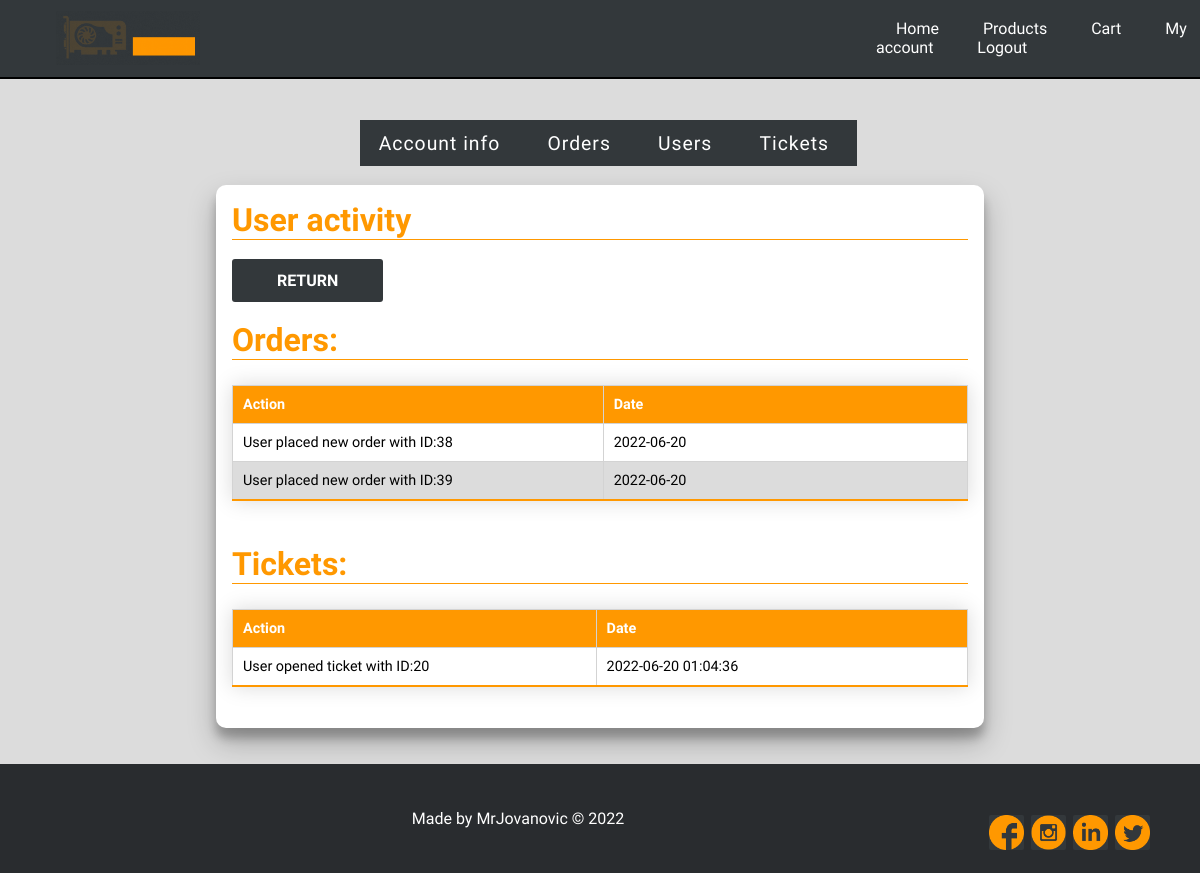
The page /my-account/user-activity/index.php?userId=8 (signed in) on the database its author committed.
### tables this page shows
CREATE TABLE `orders` (
  `id` int NOT NULL,
  `date` date NOT NULL,
  `user_id` int NOT NULL,
  `additional_info` varchar(255) DEFAULT NULL
);

CREATE TABLE `tickets` (
  `id` int NOT NULL,
  `name` varchar(127) NOT NULL,
  `user_sender` int NOT NULL,
  `is_open` int NOT NULL
);

### connection/connection.php (called while the page is built, shortened)
<?php
class Database
{
    public $mysqli;
    private function db_connect()
    {
        $this->host = 'prodajahardvera.mysql.database.azure.com';
        $this->user = 'prodajahardvera';
        $this->pass = 'Mrjovanovic$';
        $this->db = 'prodajahardvera';
        $this->mysqli = new mysqli($this->host, $this->user, $this->pass, $this->db);
        return $this->mysqli;
    }
    public function prepareQuery($q) {
        return $this->mysqli->prepare($q);
    }
}

### controller/activity.php (called while the page is built, shortened)
<?php
    class Activity{
        function __construct($action,$date)
        {
            $this->action = $action;
            $this->date = $date;
        }
    }
?>

### my-account/view/user-activity.php (the view, shortened to what this page needs)
<?php require_once "../template/navbarLogged.php"; ?>
<div class="shell">
    <div class="buttons-div">
        <?php require_once "../template/accountMenu.php"; ?>
    </div><br>
    <div class="container" id="container">
        <h1>User activity</h1>
        <br>
        <div class="buttons-div-second">
            <form class="menuForm" action="../edit-user/?action=editUser">
                <input class="menuButton" type="submit" value="Return" />
            </form>
        </div>
        <br>
        <h1>
            Orders:
        </h1>
        <table>
            <thead>
                <tr>
                    <th>Action</th>
                    <th>Date</th>
                </tr>
            </thead>
            <tbody>
                <?php foreach ($activitiesOrders as $activity) : ?>
                    <td><?= $activity->action ?></td>
                    <td><?= $activity->date ?></td>
                <?php endforeach; ?>
            </tbody>
        </table>
        <br>
        <h1>
            Tickets:
        </h1>
        <table>
            <thead>
                <tr>
                    <th>Action</th>
                    <th>Date</th>
                </tr>
            </thead>
            <tbody>
                <?php foreach ($activitiesTickets as $activity) : ?>
                    <td><?= $activity->action ?></td>
                    <td><?= $activity->date ?></td>
                <?php endforeach; ?>
            </tbody>
        </table>
    </div>
</div>
</body>
<?php require_once "../template/footer.php"; ?>

### css/dashboard.css (style rules this page uses)
* { box-sizing: border-box; font-family: 'Muli', sans-serif; }
.container { padding: 16px; margin: auto; background-color: #fff; border-radius: 10px; box-shadow: 0 14px 28px rgba(0, 0, 0, 0.25), 0 10px 10px rgba(0, 0, 0, 0.22); position: relative; overflow: hidden; width: 768px; max-width: 100%; min-height: 480px; }
.buttons-div { margin-left: 30%; display: flex; }
.buttons-div-second { display: flex; }
th, td { padding: 10px; width: 5%; border: solid 1px lightgray; }
.shell { margin-bottom: 3%; min-height: 66.5vh; position: relative; }
.menuButton { box-sizing: border-box; border-radius: 3px; border: none; background-color: #33383b; color: #ffffff; font-size: 1em; font-weight: bold; padding: 12px 45px; text-transform:uppercase; }
.menuForm { display: flex; flex-flow: row wrap; align-items: center; margin-right: 3px; }
table { border-collapse: collapse; margin: 25px 0; font-size: 0.9em; font-family: sans-serif; box-shadow: 0 0 20px rgba(0, 0, 0, 0.15); }
thead tr { background-color: #FF9800; color: #ffffff; text-align: left; }
h1 { color: #FF9800; border-bottom: thin solid #FF9800; }

### css/navbar.css (style rules this page uses)
* { margin: 0; padding: 0; }
body { height: auto; background-size: cover; font-family: "Muli", sans-serif; margin-top: 10%; background-color: gainsboro; }

### css/footer.css (style rules this page uses)
html { height: 100%; }

### rows shown on the page
orders: action "User placed new order with ID:38", date "2022-06-20"
orders: action "User placed new order with ID:39", date "2022-06-20"
tickets: action "User opened ticket with ID:20", date "2022-06-20 01:04:36"
